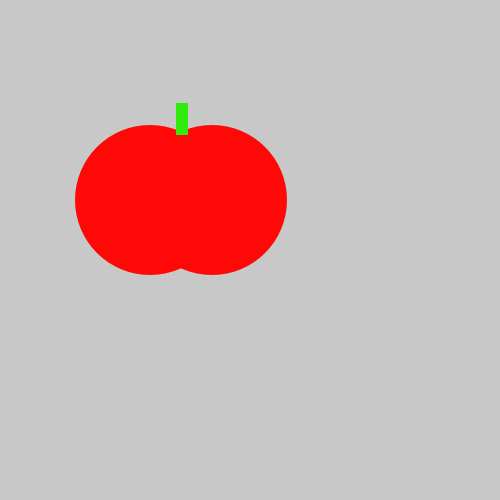
Frame 1 (no input)
Frame 60 (the mouse pressed at the canvas centre just before this capture): identical to frame 1, image omitted
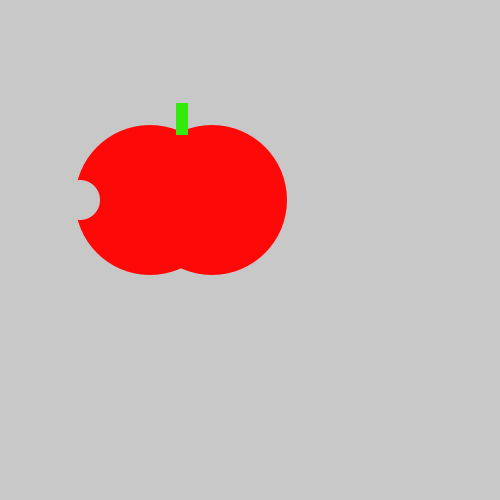
Frame 120 (the mouse held since frame 60 and released just before this capture)

The Processing sketch that drew these frames (run headless with seeded random() and noise(); from frame 60 on, the mouse is pressed at the canvas centre):

// Processing sketch: Tomato
// ── Tomato.pde
void setup() {
    size(500, 500);
 
    
}
void draw() {
    background(200, 200, 200);
    noStroke();
     fill(#FF0808);
    ellipse(150, 200, 150, 150);
    ellipse(212, 200, 150, 150);
    fill(#32EA0E);
    rect(176, 103, 12, 32);
     if(mousePressed){
          fill(200,200,200);
     ellipse(80,200,40,40);
    
     }
}
